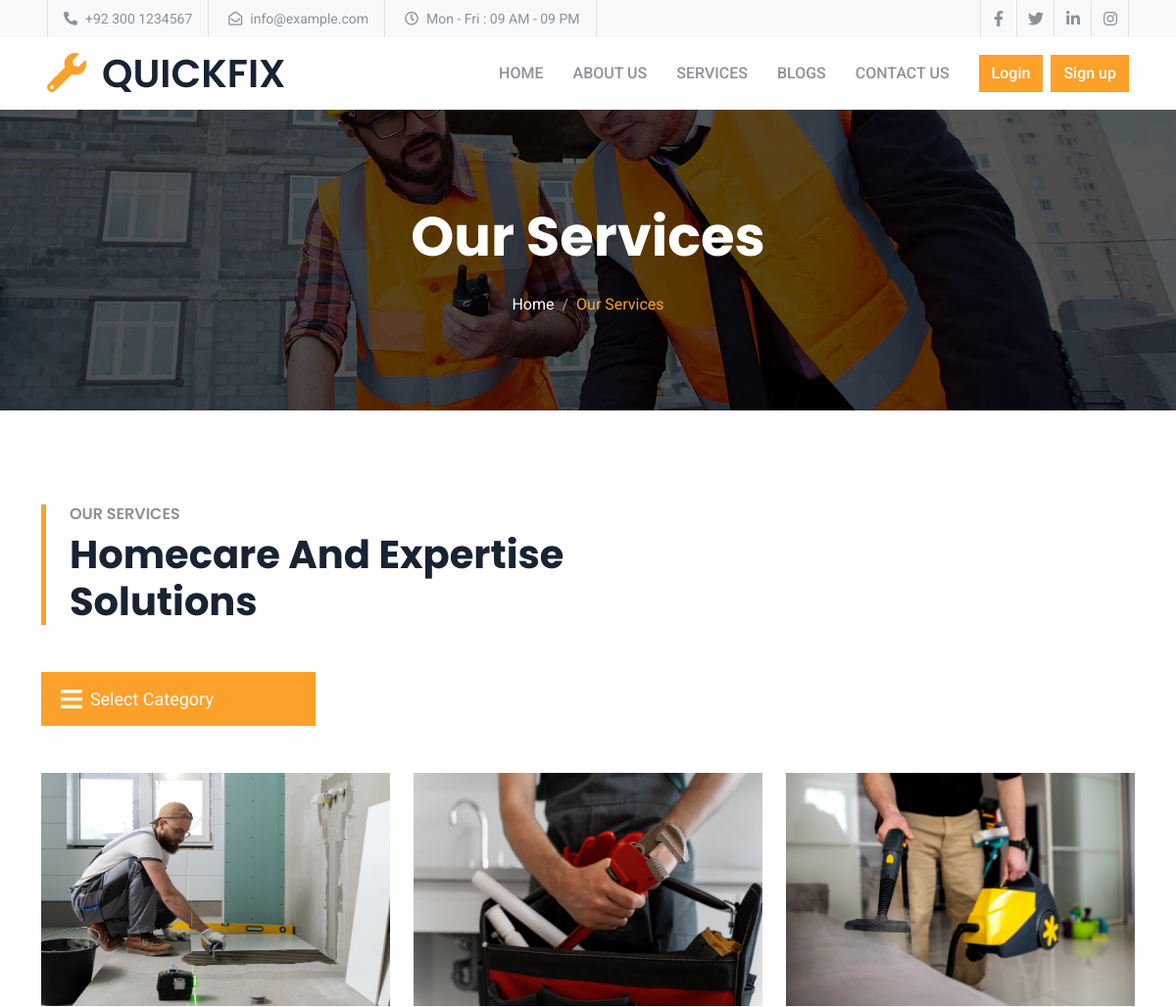
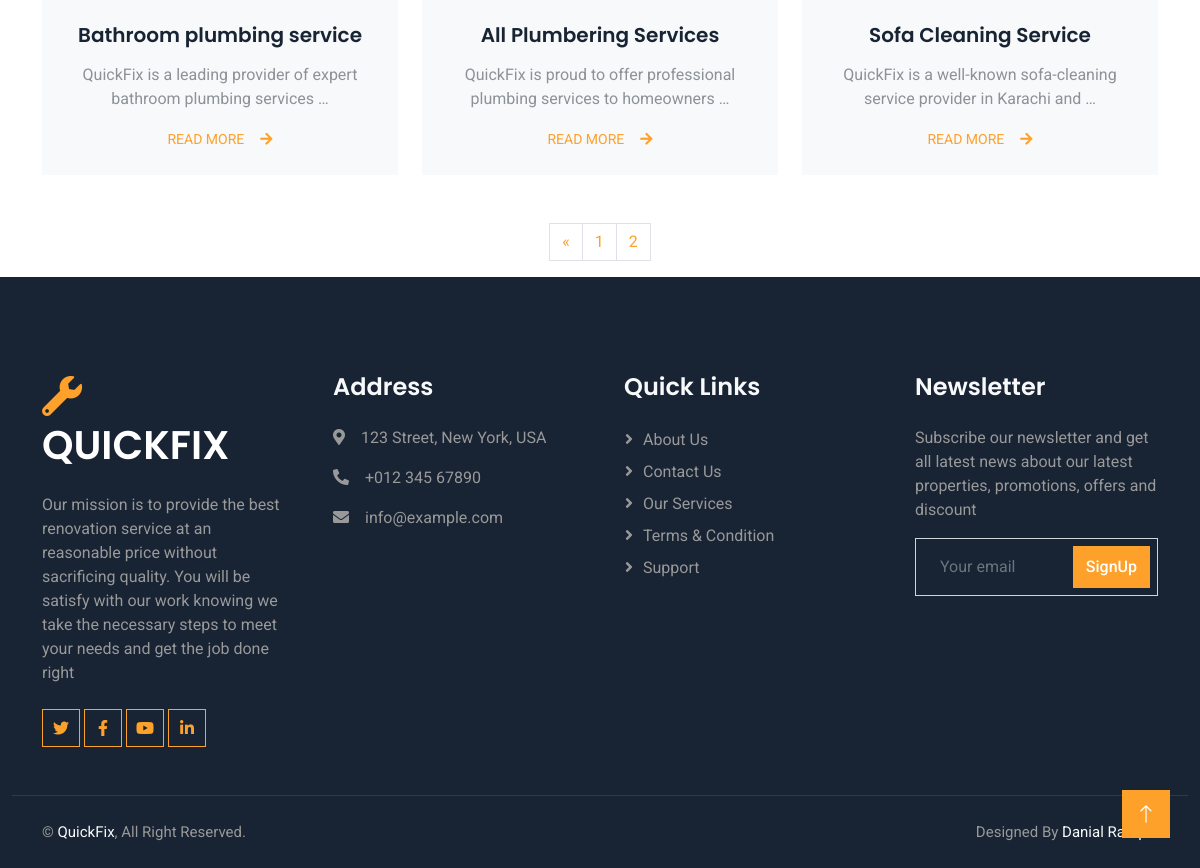
The page /service/?page=2 on the database its author committed (2 pictures, top to bottom).
### vendor/models.py (models this page shows, shortened)
class Service(models.Model):
    user = models.ForeignKey(User,on_delete=models.CASCADE,blank=True ,null=True)
    service_title = models.CharField(max_length=50,null=True, blank=True)
    service_image = models.ImageField(upload_to='service_images/')
    categories=models.ForeignKey(Service_Category ,on_delete=models.CASCADE , blank=True ,null=True, related_name='services')
    description = HTMLField(null=True, blank=True)

### customer/views.py (the view)
# urls.py: path("service/", service_view, name="service_view"),
def service_view(request):
    services = Service.objects.all().order_by('-id')
    categories = Service_Category.objects.all()
    paginator = Paginator(services , 6)
    page_number = request.GET.get('page')
    servicefinal = paginator.get_page(page_number)
    totalpage = servicefinal.paginator.num_pages
    context ={
        'services':servicefinal,
        'categories':categories,
        'totalpagelist' : [n+1 for n in range(totalpage)]
    }
    return render(request , "customer/service.html", context)

### vendor/models.py (called while the page is built)
    def __str__(self):
        return self.name

### customer/templates/customer/service.html (shortened to what this page needs)
{% extends "base.html" %}
{% load static %}
{% block css %}
<link rel="stylesheet" href="{% static ''%}">{% endblock css %}
{% block content %}
    <div class="container-fluid page-header py-5 mb-5 wow fadeIn" data-wow-delay="0.1s">
        <div class="container text-center py-5">
            <h1 class="display-4 text-white animated slideInDown mb-4">Our Services</h1>
            <nav aria-label="breadcrumb animated slideInDown">
                <ol class="breadcrumb justify-content-center mb-0">
                    <li class="breadcrumb-item"><a class="text-white" href="{% url "customer:home" %}">Home</a></li>
                    <li class="breadcrumb-item text-primary active" aria-current="page">Our Services</li>
                </ol>
            </nav>
        </div>
    </div>
    <div class="container-xxl py-5">
        <div class="container">
            <div class="row g-5 align-items-end mb-5">
                <div class="col-lg-6 wow fadeInUp" data-wow-delay="0.1s">
                    <div class="border-start border-5 border-primary ps-4">
                        <h6 class="text-body text-uppercase mb-2">Our Services</h6>
                        <h1 class="display-6 mb-0">Homecare And Expertise Solutions</h1>
                    </div>
                </div>
                <div class="col-lg-12 text-lg-end wow fadeInUp" data-wow-delay="0.3s">
                    <div class="select-menu">
                    <div class="select-btn text-lg-end">
                        <i class="fa fa-bars"></i>
                        <span class="sBtn-text text-lg-end px-2">Select Category</span>
                    </div>
                </div>
                </div>
            </div>
            <div class="row g-4 justify-content-center">
                {% for service in services %}
                <div class="col-lg-4 col-md-6 wow fadeInUp" data-wow-delay="0.1s">
                    <div class="service-item bg-light overflow-hidden h-100">
                        <img class="img-fluid" src="{{service.service_image.url}}" loading="lazy" alt="service image" >
                        <div class="service-text position-relative text-center h-100 p-4">
                            <h5 class="mb-3">{{ service.service_title }}</h5>
                            <p>{{ service.description|truncatewords:10|safe }}</p>
                            <a class="small" href="{% url "vendor:service_detail_view" service.id %}">READ MORE<i class="fa fa-arrow-right ms-3"></i></a>
                        </div>
                    </div>
                </div>
                {% endfor %}
            </div>
        </div>
    </div>
    <div class="container-fluid wow fadeIn" data-wow-delay="0.2s">
       <nav aria-label="Page navigation example wow fadeIn" data-wow-delay="0.1s">
        <ul class="pagination justify-content-center">
            {% if services.has_previous %}
            <li class="page-item">
              <a class="page-link" href="/service/?page={{services.previous_page_number}}" aria-label="Previous">
                <span aria-hidden="true">&laquo;</span>
              </a>
            </li>
            {% endif %}
            {% for n in totalpagelist %}
            <li class="page-item"><a class="page-link" href="/service/?page={{n}}">{{n}}</a></li>
            {% endfor %}
        </ul>
       </nav>
    </div>
{% endblock content %}

### customer/static/customer/css/style.css (style rules this page uses)
:root { --primary: #FDA12B; --secondary: #8D9297; --light: #F8F9FA; --dark: #182333; }
.page-header { background: linear-gradient(rgba(0, 0, 0, .65), rgba(0, 0, 0, .65)), url(../img/carousel-1.jpg) center center no-repeat; background-size: cover; }
.page-header .breadcrumb-item+.breadcrumb-item::before { color: #999999; }
.service-text::before { position: absolute; content: ""; width: 100%; height: 0; top: 0; left: 0; background: var(--primary); opacity: 0; transition: .5s; }
.service-text * { position: relative; transition: .5s; z-index: 1; }
.select-menu { color: var(--light); }
.select-menu .select-btn { width: 280px; display: flex; height: 55px; background: var(--primary); padding: 20px; font-size: 18px; font-weight: 400; align-items: center; cursor: pointer; }
.select-btn i { font-size: 25px; transition: 0.3s; }

### templates/base.html (style rules this page uses)
* { margin: 0; padding: 0; box-sizing: border-box; }

### rows shown on the page
Service: service_image (picture), service_title "Bathroom plumbing service", description "QuickFix is a leading provider of expert bathroom plumbing services …"
Service: service_image (picture), service_title "All Plumbering Services", description "QuickFix is proud to offer professional plumbing services to homeowners …"
Service: service_image (picture), service_title "Sofa Cleaning Service", description "QuickFix is a well-known sofa-cleaning service provider in Karachi and …"

### other values the page prints
{{ n }} "1" "2"
